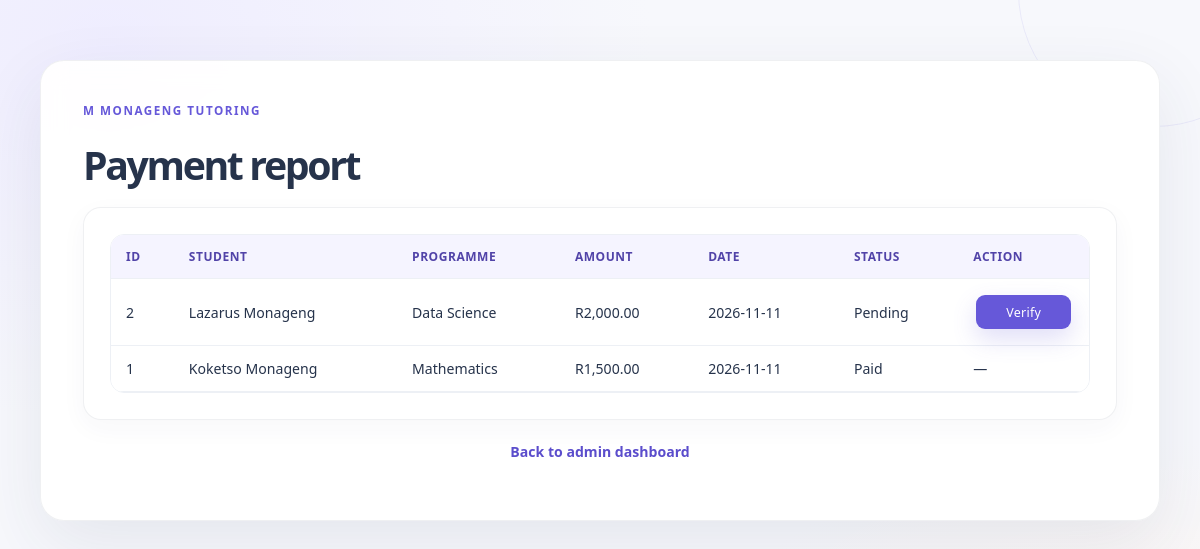
The app's page /php/admin_reports.php (signed in) with its own data.
### tables this page shows
CREATE TABLE IF NOT EXISTS payments (
    payment_id INT UNSIGNED NOT NULL AUTO_INCREMENT,
    student_id INT UNSIGNED NOT NULL,
    programme_id INT UNSIGNED NOT NULL,
    amount_paid DECIMAL(10, 2) NOT NULL,
    payment_date DATE NOT NULL,
    payment_status ENUM('Pending', 'Paid') NOT NULL DEFAULT 'Pending',
    PRIMARY KEY (payment_id),
    KEY idx_payments_student_date (student_id, payment_date),
    KEY idx_payments_programme (programme_id),
    KEY idx_payments_status_date (payment_status, payment_date),
    CONSTRAINT fk_payments_student
        FOREIGN KEY (student_id) REFERENCES students (student_id),
    CONSTRAINT fk_payments_programme
        FOREIGN KEY (programme_id) REFERENCES programmes (programme_id)
);

CREATE TABLE IF NOT EXISTS students (
    student_id INT UNSIGNED NOT NULL AUTO_INCREMENT,
    first_name VARCHAR(50) NOT NULL,
    last_name VARCHAR(50) NOT NULL,
    email VARCHAR(254) NOT NULL,
    phone VARCHAR(20) NOT NULL,
    password VARCHAR(255) NOT NULL,
    registration_date DATE NOT NULL,
    PRIMARY KEY (student_id),
    UNIQUE KEY uq_students_email (email)
);

CREATE TABLE IF NOT EXISTS programmes (
    programme_id INT UNSIGNED NOT NULL AUTO_INCREMENT,
    programme_name VARCHAR(100) NOT NULL,
    description TEXT DEFAULT NULL,
    fee_amount DECIMAL(10, 2) NOT NULL,
    PRIMARY KEY (programme_id),
    UNIQUE KEY uq_programmes_name (programme_name)
);

### php/app_helpers.php (called while the page is built, shortened)
<?php
function escapeHtml($value)
{
    return htmlspecialchars((string) $value, ENT_QUOTES, 'UTF-8');
}
?>

### php/admin_reports.php (the view, shortened to what this page needs)
<?php
require_once 'db_connect.php';
require_once 'app_helpers.php';
$payments = $conn->query(
    'SELECT p.payment_id, p.amount_paid, p.payment_date, p.payment_status,
            s.first_name, s.last_name, pr.programme_name
     FROM payments p
     JOIN students s ON s.student_id = p.student_id
     JOIN programmes pr ON pr.programme_id = p.programme_id
     ORDER BY p.payment_date DESC, p.payment_id DESC
     LIMIT 200'
);
?><!DOCTYPE html>
<html lang="en">
<head>
  <link rel="stylesheet" href="../css/style.css">
</head>
<body>
  <main class="dashboard">
    <h1>Payment report</h1>
    <section class="card table-card">
      <div class="table-scroll">
        <table>
          <thead><tr><th>ID</th><th>Student</th><th>Programme</th><th>Amount</th><th>Date</th><th>Status</th><th>Action</th></tr></thead>
          <tbody>
          <?php while ($payment = $payments->fetch_assoc()): ?>
            <tr>
              <td><?php echo (int) $payment['payment_id']; ?></td>
              <td><?php echo escapeHtml($payment['first_name'] . ' ' . $payment['last_name']); ?></td>
              <td><?php echo escapeHtml($payment['programme_name']); ?></td>
              <td>R<?php echo number_format((float) $payment['amount_paid'], 2); ?></td>
              <td><?php echo escapeHtml($payment['payment_date']); ?></td>
              <td><?php echo escapeHtml($payment['payment_status']); ?></td>
              <td>
                <?php if ($payment['payment_status'] === 'Pending'): ?>
                  <form method="POST" action="admin_reports.php">
                    <button class="button-small button-verify" type="submit">Verify</button>
                  </form>
                <?php else: ?>
                  —
                <?php endif; ?>
              </td>
            </tr>
          <?php endwhile; ?>
          </tbody>
        </table>
      </div>
    </section>
    <p class="page-link"><a href="admin_dashboard.php">Back to admin dashboard</a></p>
  </main>
</body>
</html>

### records on screen
payments: payment_id "2", student.last_name "Lazarus Monageng", programme.programme_name "Data Science", amount_paid "2,000.00", payment_date "2026-11-11", payment_status "Pending"
payments: payment_id "1", student.last_name "Koketso Monageng", programme.programme_name "Mathematics", amount_paid "1,500.00", payment_date "2026-11-11", payment_status "Paid"
